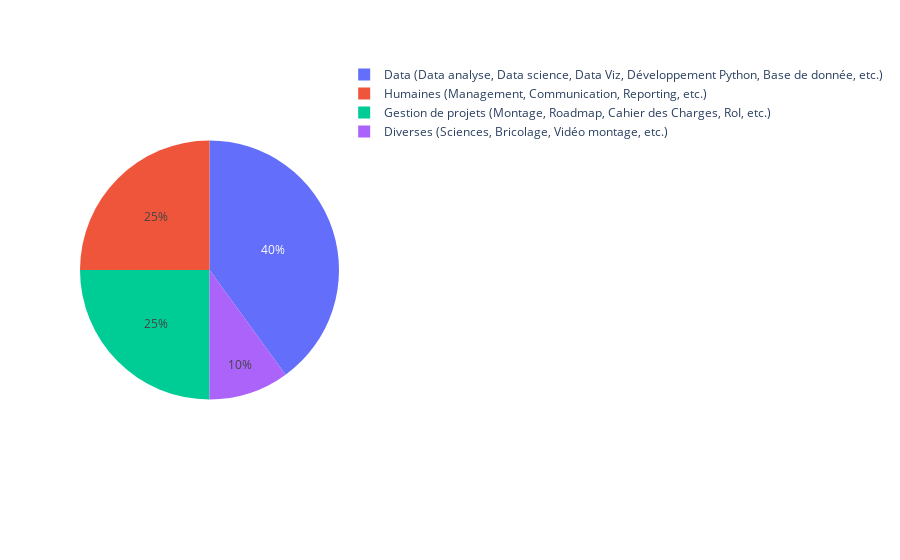

The code cell stored with this chart in its notebook:
### Code cell
import plotly.express as px
fig = px.pie(df, values='x', names='y')
fig.show()

### Figure 1 — Plotly figure (JSON) as saved in the notebook; plotly's stock layout.template omitted (floating-point values rounded to 4 significant figures)
{"data": [{"domain": {"x": [0, 1], "y": [0, 1]}, "hovertemplate": "y=%{label}<br>x=%{value}<extra></extra>", "labels": ["Humaines (Management, Communication, Reporting, etc.)", "Gestion de projets (Montage, Roadmap, Cahier des Charges, RoI, etc.)", "Data (Data analyse, Data science, Data Viz, Développement Python, Base de donnée, etc.)", "Diverses (Sciences, Bricolage, Vidéo montage, etc.)"], "legendgroup": "", "name": "", "showlegend": true, "type": "pie", "values": [25, 25, 40, 10]}], "layout": {"legend": {"tracegroupgap": 0}, "margin": {"t": 60}}}
